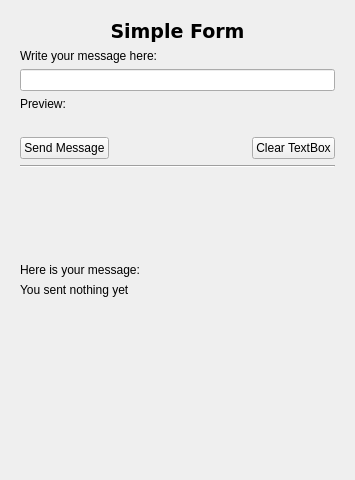
<?xml version="1.0" encoding="UTF-8"?>
<ui version="4.0">
 <class>Form</class>
 <widget class="QWidget" name="Form">
  <property name="geometry">
   <rect>
    <x>0</x>
    <y>0</y>
    <width>355</width>
    <height>480</height>
   </rect>
  </property>
  <property name="windowTitle">
   <string>Form</string>
  </property>
  <layout class="QVBoxLayout" name="verticalLayout">
   <property name="leftMargin">
    <number>20</number>
   </property>
   <property name="topMargin">
    <number>20</number>
   </property>
   <property name="rightMargin">
    <number>20</number>
   </property>
   <property name="bottomMargin">
    <number>20</number>
   </property>
   <item>
    <widget class="QLabel" name="label">
     <property name="font">
      <font>
       <family>DejaVu Sans</family>
       <pointsize>14</pointsize>
       <weight>75</weight>
       <bold>true</bold>
      </font>
     </property>
     <property name="text">
      <string>Simple Form</string>
     </property>
     <property name="alignment">
      <set>Qt::AlignCenter</set>
     </property>
     <property name="margin">
      <number>10</number>
     </property>
    </widget>
   </item>
   <item>
    <widget class="QLabel" name="label_2">
     <property name="text">
      <string>Write your message here:</string>
     </property>
    </widget>
   </item>
   <item>
    <widget class="QLineEdit" name="messageEditor_txt"/>
   </item>
   <item>
    <widget class="QLabel" name="label_4">
     <property name="text">
      <string>Preview:</string>
     </property>
    </widget>
   </item>
   <item>
    <widget class="QLabel" name="messagePreview_lbl">
     <property name="text">
      <string/>
     </property>
     <property name="wordWrap">
      <bool>true</bool>
     </property>
    </widget>
   </item>
   <item>
    <layout class="QHBoxLayout" name="horizontalLayout_2">
     <item>
      <widget class="QPushButton" name="sendMessage_btn">
       <property name="text">
        <string>Send Message</string>
       </property>
      </widget>
     </item>
     <item>
      <spacer name="horizontalSpacer">
       <property name="orientation">
        <enum>Qt::Horizontal</enum>
       </property>
       <property name="sizeHint" stdset="0">
        <size>
         <width>40</width>
         <height>20</height>
        </size>
       </property>
      </spacer>
     </item>
     <item>
      <widget class="QPushButton" name="clearTextBox_btn">
       <property name="text">
        <string>Clear TextBox</string>
       </property>
      </widget>
     </item>
    </layout>
   </item>
   <item>
    <widget class="Line" name="line_2">
     <property name="orientation">
      <enum>Qt::Horizontal</enum>
     </property>
    </widget>
   </item>
   <item>
    <spacer name="verticalSpacer">
     <property name="orientation">
      <enum>Qt::Vertical</enum>
     </property>
     <property name="sizeHint" stdset="0">
      <size>
       <width>20</width>
       <height>40</height>
      </size>
     </property>
    </spacer>
   </item>
   <item>
    <widget class="QLabel" name="label_3">
     <property name="text">
      <string>Here is your message:</string>
     </property>
    </widget>
   </item>
   <item>
    <widget class="QLabel" name="messageDisplay_lbl">
     <property name="sizePolicy">
      <sizepolicy hsizetype="Preferred" vsizetype="MinimumExpanding">
       <horstretch>0</horstretch>
       <verstretch>0</verstretch>
      </sizepolicy>
     </property>
     <property name="text">
      <string>You sent nothing yet</string>
     </property>
     <property name="alignment">
      <set>Qt::AlignLeading|Qt::AlignLeft|Qt::AlignTop</set>
     </property>
     <property name="wordWrap">
      <bool>true</bool>
     </property>
    </widget>
   </item>
   <item>
    <spacer name="verticalSpacer_2">
     <property name="orientation">
      <enum>Qt::Vertical</enum>
     </property>
     <property name="sizeHint" stdset="0">
      <size>
       <width>20</width>
       <height>40</height>
      </size>
     </property>
    </spacer>
   </item>
  </layout>
 </widget>
 <resources/>
 <connections>
  <connection>
   <sender>messageEditor_txt</sender>
   <signal>textChanged(QString)</signal>
   <receiver>messagePreview_lbl</receiver>
   <slot>setText(QString)</slot>
   <hints>
    <hint type="sourcelabel">
     <x>177</x>
     <y>57</y>
    </hint>
    <hint type="destinationlabel">
     <x>177</x>
     <y>83</y>
    </hint>
   </hints>
  </connection>
  <connection>
   <sender>clearTextBox_btn</sender>
   <signal>clicked()</signal>
   <receiver>messageEditor_txt</receiver>
   <slot>clear()</slot>
   <hints>
    <hint type="sourcelabel">
     <x>264</x>
     <y>98</y>
    </hint>
    <hint type="destinationlabel">
     <x>177</x>
     <y>57</y>
    </hint>
   </hints>
  </connection>
 </connections>
</ui>
